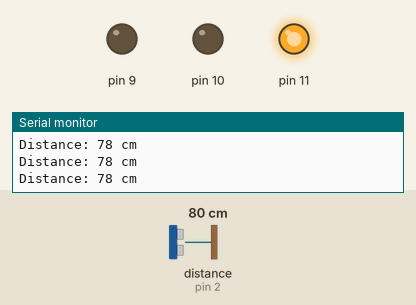
Recording of a sketch running on a simulated Arduino Uno, built with avr-gcc and run on an emulated ATmega328P. Parts: output pins drawn as LEDs (lit = HIGH), the last lines printed to the serial monitor. Wiring (inferred from the names in the program): ultrasonic range finder: trigger pin 3; echo pin 2. Inputs (shaded band) come from the test bench; at power-on: distance to the obstacle (sensor on pin 2) 80 cm. The echo pulse lasts 58.3 µs per cm; pins used as bus, display or sensor lines are not drawn.

Above: at 1.2 s.
1.3 s: distance to the obstacle (sensor on pin 2) set to 33 cm
4.3 s: distance to the obstacle (sensor on pin 2) set to 28 cm
At 5.0 s:
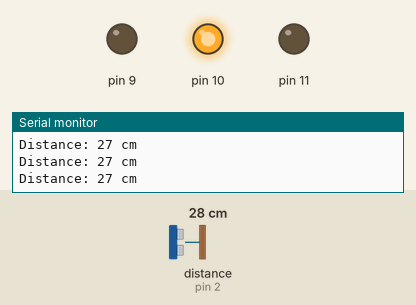
5.8 s: distance to the obstacle (sensor on pin 2) set to 13 cm
8.8 s: distance to the obstacle (sensor on pin 2) set to 10 cm
At 9.9 s:
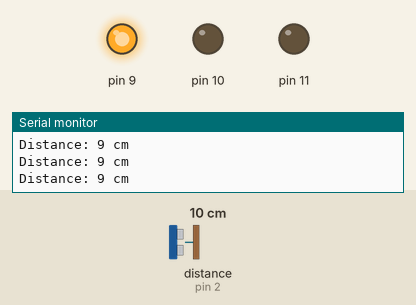
10.3 s: distance to the obstacle (sensor on pin 2) set to 299 cm
At 11.0 s:
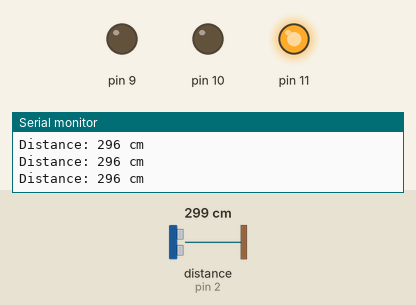
11.8 s: distance to the obstacle (sensor on pin 2) set to 18 cm
At 12.8 s:
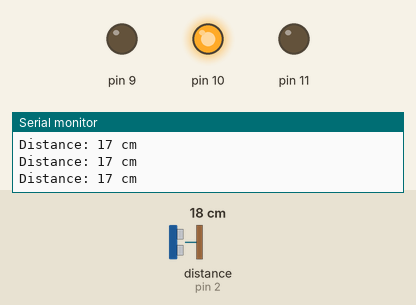
Timing chart, 0 to 14.3 s (numbered marks = the images above; inputs shaded):
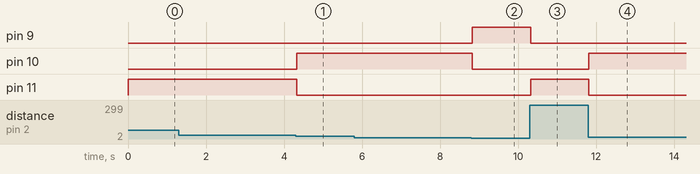

Measured:
- the behaviour switches between 31 and 30 cm on distance to the obstacle (sensor on pin 2) (found by bisection; images 0 and 1)
- the behaviour switches between 12 and 11 cm on distance to the obstacle (sensor on pin 2) (found by bisection; images 1 and 2)
- after the input at 4.3 s, pin 10: LOW → HIGH at once; pin 11: HIGH → LOW at once
- after the input at 8.8 s, pin 9: LOW → HIGH at once; pin 10: HIGH → LOW at once
- after the input at 10.3 s, pin 9: HIGH → LOW at once; pin 11: LOW → HIGH at once
- after the input at 11.8 s, pin 10: LOW → HIGH at once; pin 11: HIGH → LOW at once

The sketch:

3.8-Distance_Sensing.ino
```cpp
// ---------------------------------------------------------------- //
// Arduino Ultrasoninc Sensor HC-SR04
// Re-writed by Arbi Abdul Jabbaar
// Using Arduino IDE 1.8.7
// Using HC-SR04 Module
// Tested on 17 September 2019
// ---------------------------------------------------------------- //

#define echoPin 2 // attach pin D2 Arduino to pin Echo of HC-SR04
#define trigPin 3 //attach pin D3 Arduino to pin Trig of HC-SR04

// defines variables
long duration; // variable for the duration of sound wave travel
int distance; // variable for the distance measurement

void setup() {
  pinMode(trigPin, OUTPUT); // Sets the trigPin as an OUTPUT
  pinMode(echoPin, INPUT); // Sets the echoPin as an INPUT
  Serial.begin(9600); // // Serial Communication is starting with 9600 of baudrate speed
  Serial.println("Ultrasonic Sensor HC-SR04 Test"); // print some text in Serial Monitor
  Serial.println("with Arduino UNO R3");
  pinMode(9, OUTPUT);
  pinMode(10, OUTPUT);
  pinMode(11, OUTPUT);
}
void loop() {
  // Clears the trigPin condition
  digitalWrite(trigPin, LOW);
  delayMicroseconds(2);
  // Sets the trigPin HIGH (ACTIVE) for 10 microseconds
  digitalWrite(trigPin, HIGH);
  delayMicroseconds(10);
  digitalWrite(trigPin, LOW);
  // Reads the echoPin, returns the sound wave travel time in microseconds
  duration = pulseIn(echoPin, HIGH);
  // Calculating the distance
  distance = duration * 0.034 / 2; // Speed of sound wave divided by 2 (go and back)
  // Displays the distance on the Serial Monitor
  delay(1);
  Serial.print("Distance: ");
  Serial.print(distance);
  Serial.println(" cm");
  if (distance <= 10 && distance >= 0) {
  digitalWrite(9, HIGH);
  digitalWrite(10, LOW);
  digitalWrite(11, LOW);
  }
   if (distance < 30 && distance > 10) {
    digitalWrite(9, LOW);
    digitalWrite(10, HIGH);
    digitalWrite(11, LOW);
  }
  if (distance >= 30) {
    digitalWrite(11, HIGH);
    digitalWrite(10, LOW);
    digitalWrite(9, LOW);
  }
}
```
